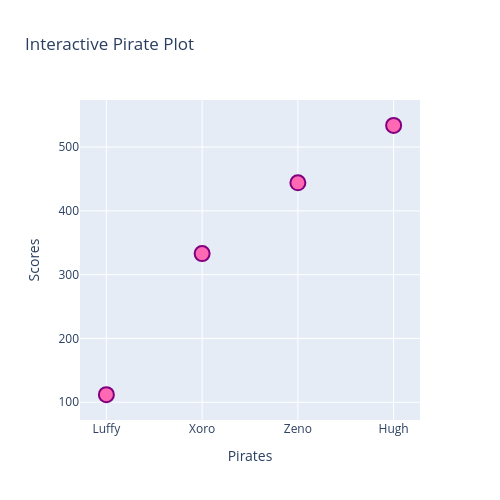

The notebook cell this image was saved under:
### Code cell
#customize plotly graphs

graph = go.Figure()
graph.add_trace(go.Scatter(
    x = x1, 
    y = y1,
    mode = 'markers',
    marker = dict(
        size = 15,
        color = 'hotpink',
        opacity = 1, #opacity is set to 100%
        line = dict(width = 2, color = 'purple')
    )
))

graph.update_layout(
    title = 'Interactive Pirate Plot',
    xaxis_title = 'Pirates',
    yaxis_title = 'Scores',
    width = 500, 
    height = 500
)

### Figure 1 — Plotly figure (JSON) as saved in the notebook; plotly's stock layout.template omitted (floating-point values rounded to 4 significant figures)
{"data": [{"marker": {"color": "hotpink", "line": {"color": "purple", "width": 2}, "opacity": 1, "size": 15}, "mode": "markers", "type": "scatter", "x": ["Luffy", "Xoro", "Zeno", "Hugh"], "y": [112, 333, 444, 534]}], "layout": {"height": 500, "title": {"text": "Interactive Pirate Plot"}, "width": 500, "xaxis": {"title": {"text": "Pirates"}}, "yaxis": {"title": {"text": "Scores"}}}}
